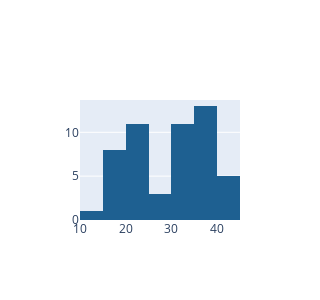

This figure's notebook cell:
### Code cell
# BMI histogram
bmi_hist =  go.Histogram(x=fig_df["BMI"], name="BMI", marker=dict(color=bmi_histogram_color))

# Visualize
data = [bmi_hist]
fig = go.Figure(data = data)
fig.update_layout(width=300, height=300)
display(fig)

### Figure 1 — Plotly figure (JSON) as saved in the notebook; plotly's stock layout.template omitted (floating-point values rounded to 4 significant figures)
{"data": [{"marker": {"color": "#1e6091"}, "name": "BMI", "type": "histogram", "x": [40.37, 15.62, 37.47, 15.89, 31.98, 28.17, 23.94, 23.76, 16.47, 16.4, 15.74, 23.25, 30.19, 42.07, 33.93, 39.65, 36.5, 27.88, 18.8, 40.33, 40.45, 36.16, 24.7, 38.94, 35.23, 23.39, 14.11, 31.59, 30.05, 22.51, 31.78, 33.8, 36.15, 26.75, 35.03, 42.01, 18.31, 31.79, 22.0, 33.93, 24.07, 37.65, 37.64, 24.64, 22.85, 39.13, 32.08, 38.78, 20.83, 39.54, 19.08, 31.26]}], "layout": {"height": 300, "width": 300}}
